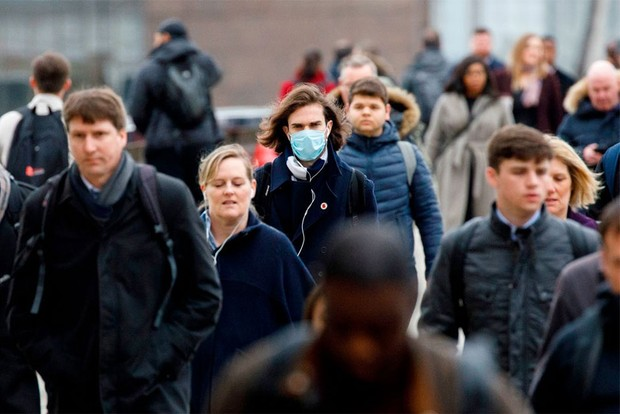
#> input picture mask_classifier/crowd_image.jpg, 620 x 414 px
$ python label_detect_v2.py
#> lines starting #> are read from the running program, lines starting #| are printed output that depends on the picture; after the words box and inside, x2 and y2 are one past the last pixel; in counts of white or black regions, pixels touching at a corner belong together
#> further down, image is the input picture: shape (414, 620, 3); mean B, G, R 73.8, 71, 75.5
### mask_classifier/label_detect_v3.py
import numpy as np
import cv2

min_YCrCb = np.array([0, 133, 77], np.uint8)
max_YCrCb = np.array([255, 173, 127], np.uint8)

face_casc_path = 'cascades/haarcascade_frontalface_default.xml'
faceCascade = cv2.CascadeClassifier(face_casc_path)
font = cv2.FONT_HERSHEY_COMPLEX_SMALL


def has_mask(image, w, h):
    face_area = w * h
    face_ycrcb = cv2.cvtColor(image, cv2.COLOR_BGR2YCR_CB)
    skin_region = cv2.inRange(face_ycrcb, min_YCrCb, max_YCrCb)
    contours, hierarchy = cv2.findContours(skin_region, cv2.RETR_EXTERNAL, cv2.CHAIN_APPROX_SIMPLE)
    for i, c in enumerate(contours):
        area = cv2.contourArea(c)
        cv2.drawContours(image, contours, i, (0, 255, 0), 1)
        if area > face_area * 0.5:
            return False

    return True


# [32 lines left out: function detect_mask, not called in this run]


# [7 lines that do not run on import are left out]

### mask_classifier/label_detect_v2.py
import cv2
import label_detect_v3

face_casc_path = 'cascades/haarcascade_frontalface_default.xml'
face_alt_casc_path = 'cascades/haarcascade_frontalface_alt.xml'
face_alt_2_casc_path = 'cascades/haarcascade_frontalface_alt2.xml'
eye_casc_path = 'cascades/haarcascade_eye.xml'
mouth_casc_path = 'cascades/haarcascade_mcs_mouth.xml'
nose_casc_path = 'cascades/nose.xml'

faceCascade = cv2.CascadeClassifier(face_casc_path)
faceAltCascade = cv2.CascadeClassifier(face_alt_casc_path)
faceAlt2Cascade = cv2.CascadeClassifier(face_alt_2_casc_path)
eyeCascade = cv2.CascadeClassifier(eye_casc_path)
mouthCascade = cv2.CascadeClassifier(mouth_casc_path)
noseCascade = cv2.CascadeClassifier(nose_casc_path)
font = cv2.FONT_HERSHEY_COMPLEX_SMALL


def detect_mask(image):
    gray = cv2.cvtColor(image, cv2.COLOR_BGR2GRAY)
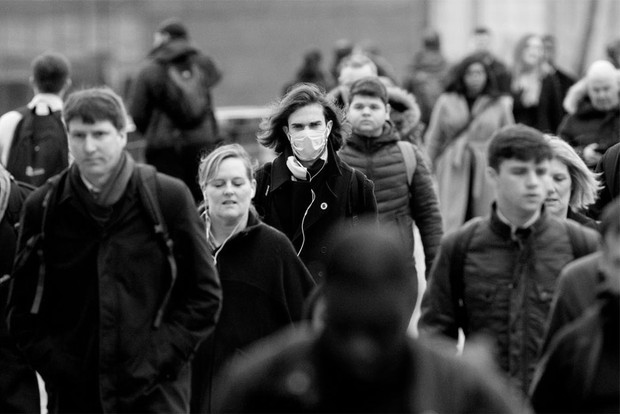
#> gray: shape (414, 620); min 0, max 254, mean 72.7
    faces = faceCascade.detectMultiScale(
        gray,
        scaleFactor=1.1,
        minNeighbors=5,
        minSize=(15, 15)
    )
#> faces = [[462, 63, 26, 26], [345, 90, 44, 44], [280, 106, 54, 54], [198, 158, 62, 62], [59, 111, 63, 63], [523, 156, 56, 56], [417, 151, 61, 61], [499, 149, 62, 62], [456, 254, 63, 63]]

    for (x, y, w, h) in faces:
        cv2.rectangle(image, (x, y), (x + w, y + h), (0, 255, 0), 2)
        cropped_face = gray[y: y + h, x: x + w]
        cropped_face_color = image[y: y + h, x: x + w]

        mouths = mouthCascade.detectMultiScale(
            cropped_face,
            scaleFactor=2,
            minNeighbors=5,
            minSize=(int(w / 3), int(h / 15))
        )

        # [8 lines of commented-out code are left out]

        for (mx, my, mw, mh) in mouths:
            cv2.rectangle(image, (x + mx, y + my), (x + mx + mw, y + my + mh), (255, 0, 0), 1)
        has_mask = label_detect_v3.has_mask(cropped_face_color, w, h)
        if len(mouths) == 0 and has_mask:
            label = 'with_mask'
        else:
            label = 'without_mask'

        cv2.putText(image, str(label), (int(x), int(y - 10)), font, 0.5, (0, 255, 0), 1, cv2.LINE_AA)
#> this loop made 9 passes
#> (x, y, w, h, mouths, has_mask, label) on passes 4, 5, 8: (198, 158, 62, 62, [[20, 40, 25, 15]], False, 'without_mask'), (59, 111, 63, 63, [[22, 44, 25, 15]], False, 'without_mask'), (499, 149, 62, 62, [[19, 42, 25, 15]], True, 'without_mask')
#> (x, y, w, h, has_mask, label) on passes 1, 2, 3, 6, 7, 9: (462, 63, 26, 26, False, 'without_mask'), (345, 90, 44, 44, False, 'without_mask'), (280, 106, 54, 54, True, 'with_mask'), (523, 156, 56, 56, False, 'without_mask'), (417, 151, 61, 61, True, 'with_mask'), (456, 254, 63, 63, True, 'with_mask')
#> pass 1, in detect_mask, `cropped_face = gray[y: y + h, x: x + w]`:
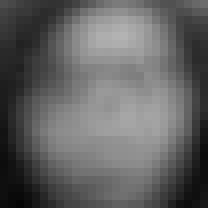
#> cropped_face: shape (26, 26) (shown 8 times larger); min 5, max 179, mean 97.8
#> pass 1, in detect_mask, `cropped_face_color = image[y: y + h, x: x + w]`:
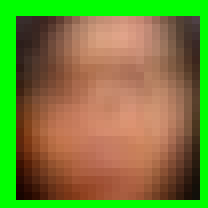
#> cropped_face_color: shape (26, 26, 3) (shown 8 times larger); mean B, G, R 55.5, 130.8, 117.2
#> pass 1, in has_mask, `skin_region = cv2.inRange(face_ycrcb, min_YCrCb, max_YCrCb)`:
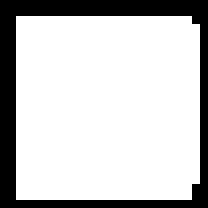
#> skin_region: shape (26, 26) (shown 8 times larger); 77.8% white; 1 black region, box (x1, y1, x2, y2) and area: (0, 0, 26, 26) 150
#> after the loop:
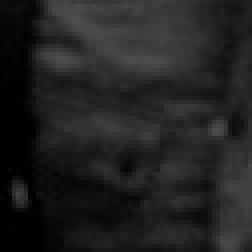
#> cropped_face: shape (63, 63) (shown 4 times larger); min 0, max 79, mean 33.6
#> after the loop:
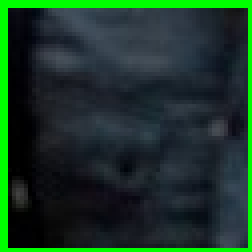
#> cropped_face_color: shape (63, 63, 3) (shown 4 times larger); mean B, G, R 39.3, 55.8, 26
#> after the loop:
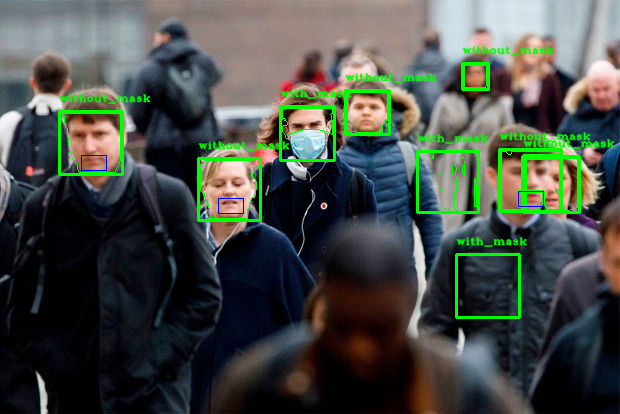
#> image: shape (414, 620, 3); 4.8% of pixels changed, all inside (x1, y1, x2, y2) = (58, 46, 615, 319)

    return image


if __name__ == '__main__':
    image = cv2.imread('crowd_image.jpg')
    detected_image = detect_mask(image)
    cv2.imshow('Result', image)
    cv2.waitKey(0)
    if cv2.waitKey(1) & 0xFF == ord('q'):
#> (key q is pressed here)
        cv2.destroyAllWindows()

$ run again, with mask_classifier/test_image_white_guy.jpg copied over mask_classifier/crowd_image.jpg
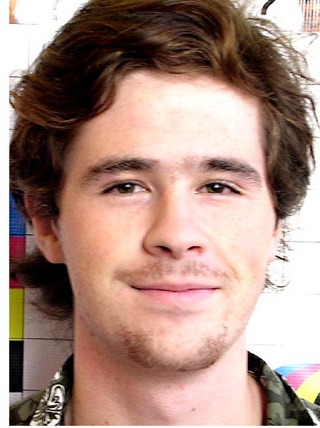
#> input picture mask_classifier/test_image_white_guy.jpg, 320 x 428 px
#> image is the input picture: shape (428, 320, 3); mean B, G, R 130, 141.1, 170.6
#> faces = [[57, 95, 235, 235]]
#> the loop in detect_mask, `for (x, y, w, h) in faces:` made 1 pass
#> (x, y, w, h, mouths, has_mask, label) on pass 1: (57, 95, 235, 235, [[16, 59, 100, 60], [67, 170, 100, 60]], False, 'without_mask')
#> pass 1, in has_mask, `skin_region = cv2.inRange(face_ycrcb, min_YCrCb, max_YCrCb)`:
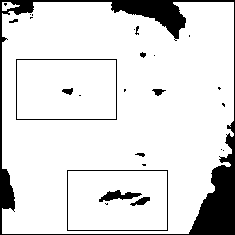
#> skin_region: shape (235, 235); 87.6% white; 26 black regions (15 under 20 px), largest, box (x1, y1, x2, y2) and area: (0, 0, 235, 235) 5630, (16, 59, 117, 120) 320, (67, 170, 168, 231) 320
#> after the loop in detect_mask, `for (x, y, w, h) in faces:`:
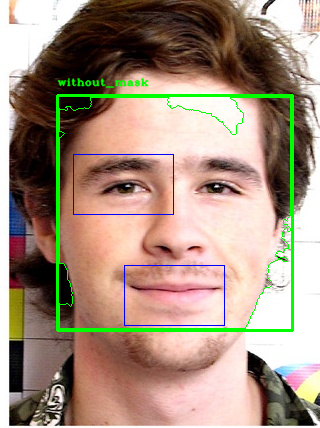
#> image: shape (428, 320, 3); 3.68% of pixels changed, all inside (x1, y1, x2, y2) = (56, 78, 294, 332)
